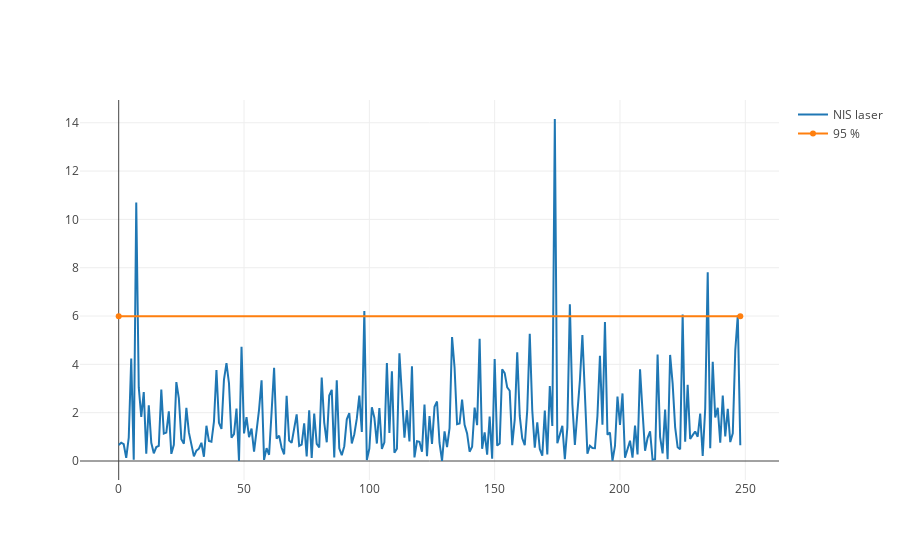

The code cell stored with this chart in its notebook:
### Code cell
# plot nis_laser

t = list(range(0,nis_laser.size))
trace0 = Scatter(
    x=t,
    y=nis_laser,
    name = 'NIS laser'
)

trace1= Scatter(
    x=[t[0], t[-1]],
    y=[5.991, 5.991],
    name = '95 %',
)

data = [trace0, trace1]
fig = Figure(data=data)
iplot(fig, filename= 'nis-laser')

### Figure 1 — Plotly figure (JSON) as saved in the notebook; plotly's stock layout.template omitted (floating-point values rounded to 4 significant figures; data arrays with more than 128 entries replaced by an {"elided": "..."} marker saying what was removed)
{"data": [{"name": "NIS laser", "type": "scatter", "x": {"elided": "249 int values"}, "y": {"elided": "249 float values"}}, {"name": "95 %", "type": "scatter", "x": [0, 248], "y": [5.991, 5.991]}], "layout": {}}
